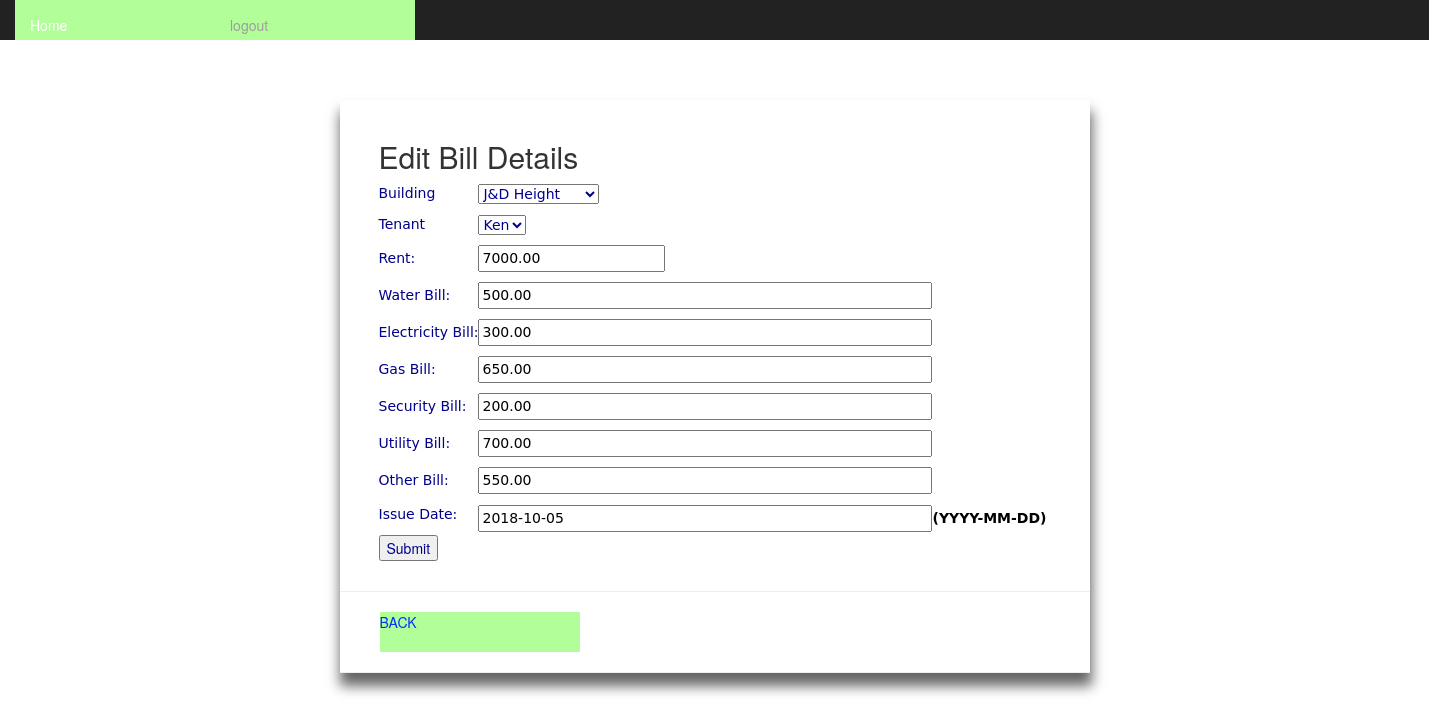
Screenshot of /siteadmin/edit_bills.php?id=3 (signed in) with the database file from the repository.
### tables this page shows
CREATE TABLE `billing` (
  `owner_utility_id` int(11) NOT NULL,
  `tenant_id` int(11) NOT NULL,
  `month` varchar(255) NOT NULL,
  `rent` decimal(15,2) NOT NULL DEFAULT '0.00',
  `water_bill` decimal(15,2) NOT NULL DEFAULT '0.00',
  `electric_bill` decimal(15,2) NOT NULL DEFAULT '0.00',
  `gas_bill` decimal(15,2) NOT NULL DEFAULT '0.00',
  `security_bill` decimal(15,2) NOT NULL DEFAULT '0.00',
  `utility_bill` decimal(15,2) NOT NULL DEFAULT '0.00',
  `other_bill` decimal(15,2) NOT NULL DEFAULT '0.00',
  `total_rent` decimal(15,2) NOT NULL DEFAULT '0.00',
  `issue_date` date NOT NULL,
  `added_date` timestamp NOT NULL DEFAULT CURRENT_TIMESTAMP
);

### siteadmin/edit_bills.php (the view, shortened to what this page needs)
<?php
include ('common_functions.php');
$result = mysql_query("SELECT * FROM billing where owner_utility_id='".$_REQUEST['id']."'");
$row = mysql_fetch_array($result);
?>
<html>
<head>
<link rel="stylesheet" href="../style/style.css" type="text/css" media="screen"/>
<link rel="stylesheet" href="../css/bootstrap.css" type="text/css" media="screen"/>
<link rel="stylesheet" href="../style/datapicker/css/bootstrap-datepicker.css" type="text/css" media="screen"/>
<link rel="stylesheet" href="css/bootstrap.min.css" type="text/css">
</head>
 <body>
<div class="container">
 <nav class="nav navbar-inverse navbar-fixed-top">
<?php include_once("headerad.php");?>
</nav>
  <div id="dinv"><br/>
     <div align="left" style="margin-left:24px;">
<?php
echo '<form method="post">';
$rent= $row['rent'];
$water_bill= $row['water_bill'];
$electric_bill= $row['electric_bill'];
$gas_bill= $row['gas_bill'];
$security_bill= $row['security_bill'];
$utility_bill= $row['utility_bill'];
$other_bill= $row['other_bill'];
$issue_date = $row['issue_date'];
echo '<div class="container">';
echo '<h2>Edit Bill Details</h2>' ;
echo ' <table border="0">
<tr><td><p>Building</p></td><td><p>
<select name="building_id" id="building_id" required>';
$bresult = mysql_query("SELECT * FROM building_info WHERE status = 'ACTIVE'");
$tb = mysql_query("SELECT * FROM tenant WHERE id='".$row['tenant_id']."'");
$rtb = mysql_fetch_array($tb);
while($r = mysql_fetch_array($bresult))
{
if ($r['bldid']==$rtb["building_id"]) {
	 $selected = "selected";
} else {
	 $selected = "";
}
echo '<option value="'.$r['bldid'].'" '.$selected.'>'.$r['name'].'</option>';
}
echo '</select></p></td></tr>
<tr><td><p>Tenant</p></td><td><p>
<select name="tenant_id" id="tenant_id" required>';
$tresult = mysql_query("SELECT * FROM tenant WHERE status = 'ACTIVE'  AND id='".$row['tenant_id']."'");
while($t = mysql_fetch_array($tresult))
{
if ($t['id']==$row["tenant_id"]) {
	 $selected = "selected";
} else {
	 $selected = "";
}
echo '<option value="'.$t['id'].'" '.$selected.'>'.$t['r_name'].'</option>';
}
echo '</select></p></td></tr>
<tr><td><p>Rent: </td><td><input type="number" required name="rent" id="rent" size="15" maxlength="15" value="'.$rent.'" class="textbox"/></p></td></tr>
<tr><td><p>Water Bill: </td><td><input type="text" required name="water_bill" size="50" maxlength="50" value="'.$water_bill.'" class="textbox"/></p></td></tr>
<tr><td><p>Electricity Bill: </td><td><input type="text" name="electric_bill" size="50" maxlength="50" value="'.$electric_bill.'" class="textbox"/></p></td></tr>
<tr><td><p>Gas Bill: </td><td><input type="text" name="gas_bill" size="50" maxlength="50" value="'.$gas_bill.'" class="textbox"/></p></td></tr>
<tr><td><p>Security Bill: </td><td><input type="text" required name="security_bill" size="50" maxlength="50" value="'.$security_bill.'" class="textbox"/></p></td></tr>
<tr><td><p>Utility Bill: </td><td><input type="text" name="utility_bill" size="50" maxlength="50" value="'.$utility_bill.'" class="textbox"/></p></td></tr>
<tr><td><p>Other Bill: </td><td><input type="text" name="other_bill" size="50" maxlength="50" value="'.$other_bill.'" class="textbox"/></p></td></tr>
<tr><td><p>Issue Date: </td><td><input type="text" required name="issue_date" size="50" maxlength="50" value="'.$issue_date.'" id="datepicker" class="textbox"/><label>(YYYY-MM-DD)</label></td></tr>
</table>';
if(!isset($_POST['submitted'])){
    printFormSubmit();
}
echo '</div>
<hr><ul><a href="admin_dashboard.php" class="button">BACK</a>  </ul><hr>';
?>

### style/style.css (style rules this page uses)
body,td,th { font-family:"Lucida Grande", "Lucida Sans Unicode", "Lucida Sans", "DejaVu Sans", Verdana, sans-serif; font-size: 14px; color: #000; line-height:1.5em; }
p { margin-right:24px; }
a:link { color: #03F; text-decoration: none; background-color: #B2FF99 !important; }
#dinv { margin-top:100px; margin-bottom:10px; margin-left:auto; margin-right:auto; width:750px; box-shadow:1px 12px 12px 1px #666666; border:1px; }

### siteadmin/headerad.php (style rules this page uses)
a { display:block;width:200px;height:40px;align:center }
a:link { background-color:#B2FF99; }
p { color:#00008B; }

### rows the page displays
billing: rent "7000.00", water_bill "500.00", electric_bill "300.00", gas_bill "650.00", security_bill "200.00", utility_bill "700.00", other_bill "550.00", issue_date "2018-10-05"

### other values shown
form field building_id "J&D Height"
form field tenant_id "Ken"
